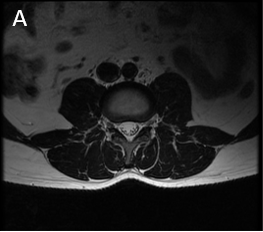
#> input picture images/mri_image.png, 263 x 232 px
$ python analyze_gui.py
#> lines starting #> are read from the running program, lines starting #| are printed output that depends on the picture; after the words box and inside, x2 and y2 are one past the last pixel; in counts of white or black regions, pixels touching at a corner belong together
import cv2
import numpy as np
import matplotlib.pyplot as plt
from matplotlib.widgets import Slider, RadioButtons


def load_images(mri_path, mask_path):
    mri_image = cv2.imread(mri_path, cv2.IMREAD_GRAYSCALE)
    mask = cv2.imread(mask_path, cv2.IMREAD_GRAYSCALE)

    if mri_image is None or mask is None:
        raise FileNotFoundError("MRI or mask image not found.")

    if mri_image.shape != mask.shape:
        raise ValueError("MRI and mask images must have the same dimensions.")

    return mri_image, mask


def apply_fat_highlight(mri_gray, mri_rgb, mask, threshold, mode):
    if mode == "below":
        fat_mask = (mri_gray < threshold) & (mask == 255)
    else:
        fat_mask = (mri_gray > threshold) & (mask == 255)

    highlighted = mri_rgb.copy()
    highlighted[fat_mask] = [255, 0, 0]  # red
    return highlighted, fat_mask


def calculate_fat_percentage(roi_pixels, threshold, mode):
    if mode == "below":
        fat_pixels = roi_pixels[roi_pixels < threshold]
    else:
        fat_pixels = roi_pixels[roi_pixels > threshold]

    if len(roi_pixels) == 0:
        return 0.0
    return (len(fat_pixels) / len(roi_pixels)) * 100


def build_gui(mri_image, mask):
    mri_rgb = cv2.cvtColor(mri_image, cv2.COLOR_GRAY2RGB)
    roi_pixels = mri_image[mask == 255]

    fig, ax = plt.subplots(figsize=(8, 6))
    plt.subplots_adjust(top=0.85, bottom=0.42)

    image_display = ax.imshow(mri_rgb)
    ax.set_title("MRI Fat Analysis – L3-L4 Region", fontsize=14, pad=20, loc='left')
    subtitle = fig.suptitle("Red pixels represent potential fat infiltration based on threshold.", fontsize=10, y=0.375)

    # Add legend as red box
    ax.annotate("Fat pixels", xy=(0.02, 0.96), xycoords='axes fraction',
                bbox=dict(boxstyle="round", fc="white", ec="gray"),
                color='red', fontsize=9)

    title = ax.text(0.5, -0.085, "", fontsize=10, ha='center', transform=ax.transAxes)

    # Slider
    ax_slider = plt.axes([0.2, 0.25, 0.6, 0.03])
    slider = Slider(ax_slider, 'Grayscale Threshold (Fat cutoff)', 0, 255, valinit=80, valstep=1)

    # Threshold color patch
    ax_color = plt.axes([0.82, 0.25, 0.05, 0.03])
    color_patch = np.ones((1, 1, 3), dtype=np.uint8) * 180
    color_display = ax_color.imshow(color_patch, extent=[0, 1, 0, 1])
    ax_color.axis('off')
    ax_color.set_title("Threshold Color", fontsize=8)

    # Radio toggle (mode)
    ax_radio = plt.axes([0.4, 0.12, 0.2, 0.08])
    radio = RadioButtons(ax_radio, ('Above', 'Below'), active=0)
    ax_radio.set_title("Fat if pixel is...", fontsize=9)

    def update(val=None):
        threshold = int(slider.val)
        mode = radio.value_selected.lower()

        # Update threshold color patch
        color_display.set_data(np.ones((1, 1, 3), dtype=np.uint8) * threshold)

        # Highlight fat and calculate %
        highlighted_img, fat_mask = apply_fat_highlight(mri_image, mri_rgb, mask, threshold, mode)
        fat_percent = calculate_fat_percentage(roi_pixels, threshold, mode)

        # Update image and annotation
        image_display.set_data(highlighted_img)
        title.set_text(f" Mode: {mode.capitalize()} | Threshold: {threshold} → Fat %: {fat_percent:.2f}%")
        fig.canvas.draw_idle()

    slider.on_changed(update)
    radio.on_clicked(update)
    update()

    ax.axis('off')
    plt.show()


def main():
    mri_path = "images/mri_image.png"
    mask_path = "images/mask.png"

    mri_image, mask = load_images(mri_path, mask_path)
#> in load_images, mri_image is the input picture: shape (232, 263); min 0, max 255, mean 35.8
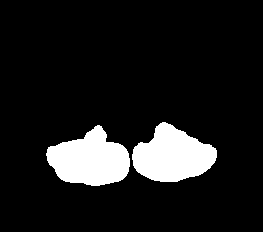
#> input picture images/mask.png, 263 x 232 px
#> in load_images, `mask = cv2.imread(mask_path, cv2.IMREAD_GRAYSCALE)`: mask: shape (232, 263); 11.1% white; 2 white regions, box (x1, y1, x2, y2) and area: (46, 125, 130, 186) 3382, (132, 122, 217, 182) 3376
    build_gui(mri_image, mask)
#> in build_gui, `roi_pixels = mri_image[mask == 255]`: roi_pixels = 6758 values, max 239 at index 6638, min 3 at index 3019, mean 38.16
#> in apply_fat_highlight, `fat_mask = (mri_gray > threshold) & (mask == 255)`:
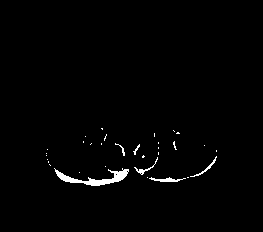
#> fat_mask: shape (232, 263) bool; 1.3% white; 32 white regions (26 under 20 px), largest, box (x1, y1, x2, y2) and area: (54, 168, 129, 186) 450, (149, 177, 186, 182) 91, (190, 156, 217, 177) 66, (134, 157, 158, 175) 64, (115, 143, 125, 156) 28, (133, 144, 140, 155) 24
#> in apply_fat_highlight, `highlighted[fat_mask] = [255, 0, 0]`:
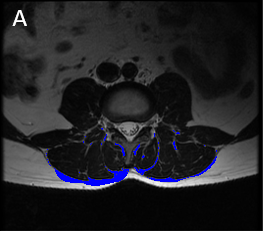
#> highlighted: shape (232, 263, 3); 1.31% of pixels changed, all inside (x1, y1, x2, y2) = (46, 128, 217, 186)
#> in calculate_fat_percentage, `fat_pixels = roi_pixels[roi_pixels > threshold]`: fat_pixels = 797 values, max 239 at index 677, min 81 at index 0, mean 139.5
#> in update, `fat_percent = calculate_fat_percentage(roi_pixels, threshold, mode)`: fat_percent = 11.79
#> in build_gui, `plt.show()`:
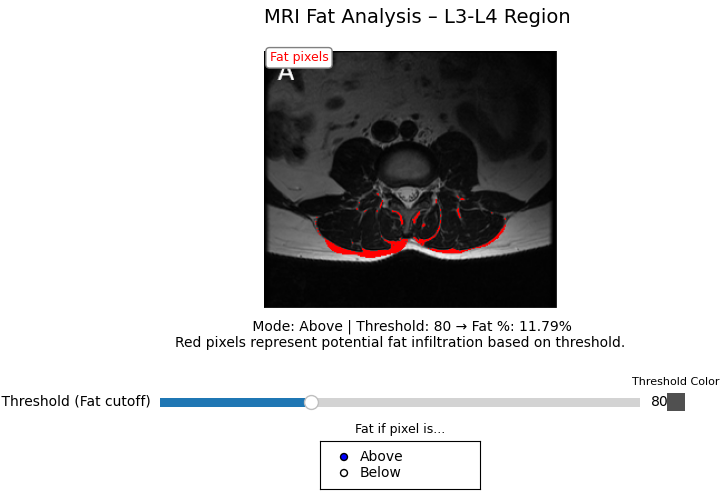
#> figure drawn by matplotlib, 4 panels


if __name__ == "__main__":
    main()
